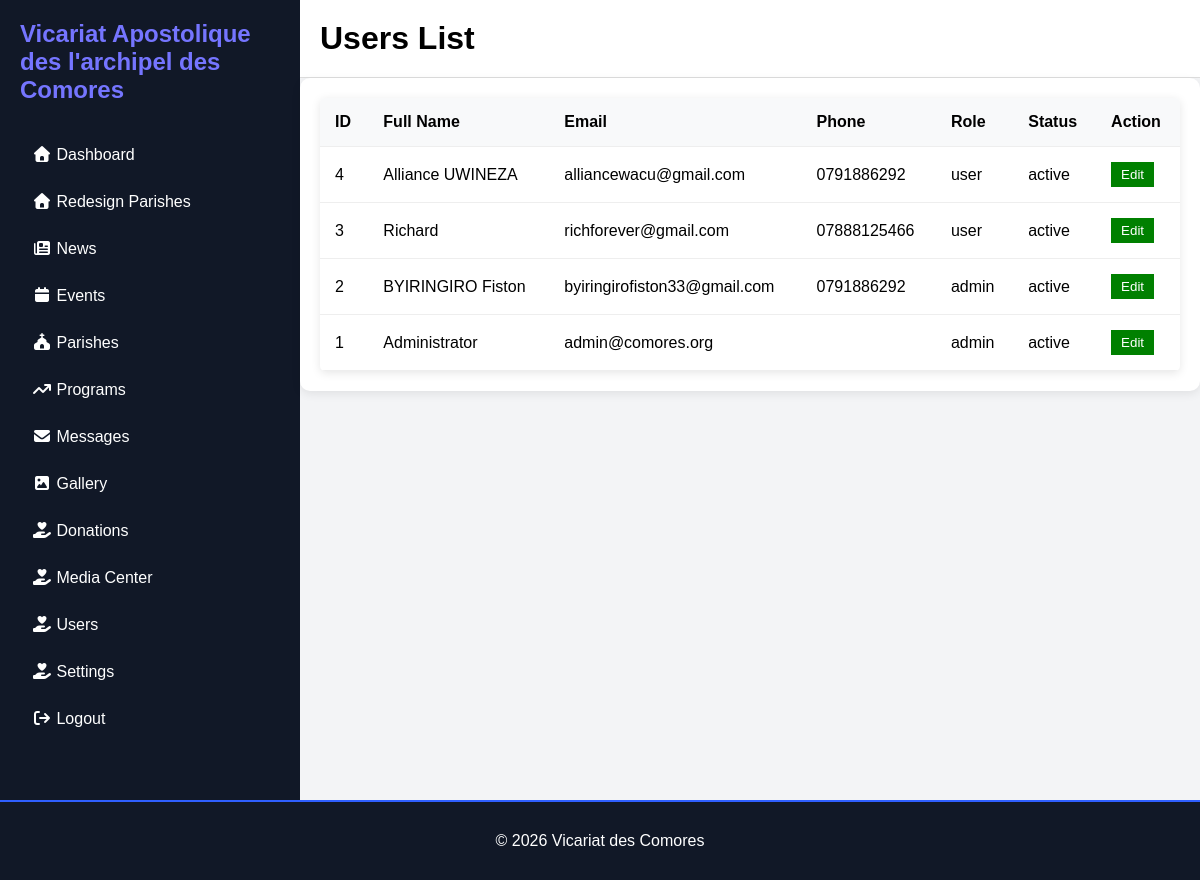
/Admin/users.php, run on the app's committed database.
### tables this page shows
CREATE TABLE `users` (
  `id` int(11) NOT NULL,
  `fullname` varchar(100) NOT NULL,
  `email` varchar(100) NOT NULL,
  `phone` varchar(100) NOT NULL,
  `password` varchar(255) NOT NULL,
  `role` enum('admin','editor','user') DEFAULT 'user',
  `profile_image` varchar(255) DEFAULT NULL,
  `status` enum('active','inactive') DEFAULT 'active',
  `created_at` timestamp NOT NULL DEFAULT current_timestamp()
);

### Admin/users.php (the view)
<?php
include_once __DIR__.'/include/header.php';
?>
        <div class="main">
            <div class="topbar">
                <h1>Users List</h1>
            </div>
                <div class="table-container">
                    <table>
                        <thead>
                            <tr>
                                <th>ID</th>
                                <th>Full Name</th>
                                <th>Email</th>
                                <th>Phone</th>
                                <th>Role</th>
                                <th>Status</th>
                                <th>Action</th>
                            </tr>
                        </thead>
                        <?php
$result = mysqli_query ($conn,"SELECT * FROM users ORDER BY id DESC" );
while($row = mysqli_fetch_assoc($result))
{
                        ?>
                        <tbody>
                        <tr>
                            <td><?= $row['id']; ?></td>
                           <td><?= $row['fullname']; ?></td>
                           <td><?= $row['email']; ?></td>
                           <td><?= $row['phone']; ?></td>
                           <td><?= $row['role']; ?></td>
                           <td><?= $row['status']; ?></td>
                           <td><a href="edit-users.php?id=<?= $row['id']; ?>" style="text-decoration:none; color:white;"><button class="edit">Edit</buutton></a></td>
                                                 <?php
}
?>
                        </tr>
                        </tbody>
                    </table>
                </div>
        </div>
    </div>
    <?php
include_once __DIR__.'/include/footer.php';
?>
</body>
</html>

### Admin/Admin_Css/adminbig.css (style rules this page uses)
* { margin: 0; padding: 0; box-sizing: border-box; font-family: Arial; }
.main { flex: 1; background: #f3f4f6; }
.topbar { background: white; padding: 20px; border-bottom: 1px solid #ddd; display: flex; justify-content: space-between; }
.table-container { padding: 20px; }
table { width: 100%; border-collapse: collapse; background: white; border-radius: 5px; overflow: hidden; box-shadow: 0 2px 10px rgba(0, 0, 0, 0.1); }
table th { background: #111827; color: black; padding: 12px; text-align: center; }
table td { padding: 15px; text-align: center; border-bottom: 1px solid #eee; }
.edit { background: green; color: white; border: none; padding: 5px 10px; cursor: pointer; }
.table-container { background: #fff; padding: 20px; border-radius: 10px; overflow-x: auto; box-shadow: 0 3px 10px rgba(0, 0, 0, .08); }
.table-container table { width: 100%; border-collapse: collapse; }
.table-container th, .table-container td { padding: 15px; border-bottom: 1px solid #eee; text-align: left; }
.table-container th { background: #f8f9fa; }

### data on the page
users: id "4", fullname "Alliance UWINEZA", email "alliancewacu@gmail.com", phone "0791886292", role "user", status "active"
users: id "3", fullname "Richard", email "richforever@gmail.com", phone "07888125466", role "user", status "active"
users: id "2", fullname "BYIRINGIRO Fiston", email "byiringirofiston33@gmail.com", phone "0791886292", role "admin", status "active"
users: id "1", fullname "Administrator", email "admin@comores.org", role "admin", status "active"
